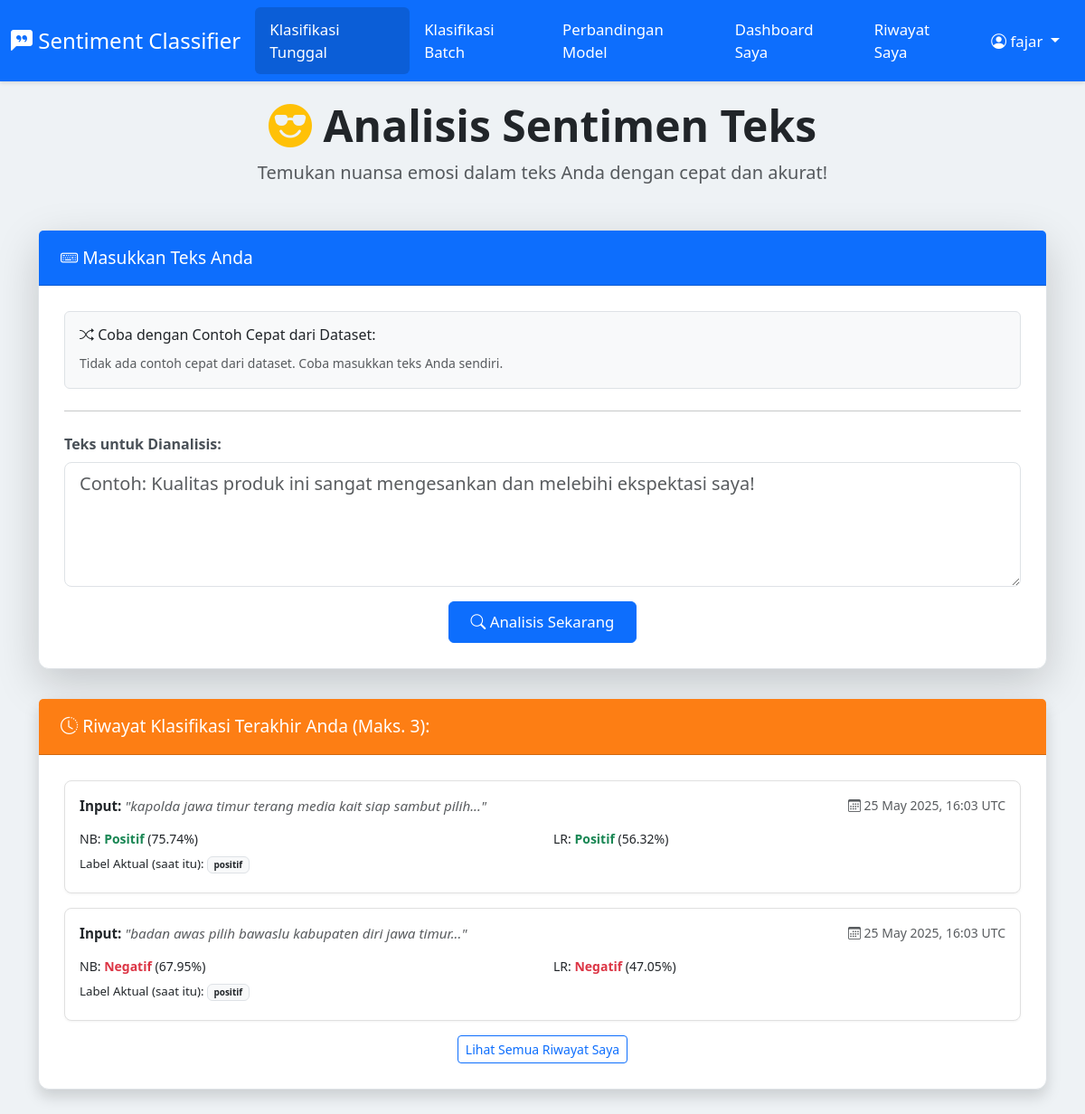
The app's page / (signed in) with its own data.
### app.py (models this page shows, shortened)
class User(UserMixin, db.Model):
    __tablename__ = 'user'
    id = db.Column(db.Integer, primary_key=True)
    username = db.Column(db.String(80), unique=True, nullable=False)
    password_hash = db.Column(db.String(256), nullable=False)
    histories = db.relationship('History', backref='author', lazy='dynamic')

class History(db.Model):
    __tablename__ = 'history'
    id = db.Column(db.Integer, primary_key=True)
    timestamp = db.Column(db.DateTime, nullable=False, default=datetime.utcnow)
    input_text = db.Column(db.Text, nullable=False)
    naive_bayes_label = db.Column(db.String(50))
    naive_bayes_probability = db.Column(db.String(10))
    naive_bayes_all_probs = db.Column(db.Text)
    naive_bayes_accuracy = db.Column(db.String(10))
    logistic_regression_label = db.Column(db.String(50))
    logistic_regression_probability = db.Column(db.String(10))
    logistic_regression_all_probs = db.Column(db.Text)
    logistic_regression_accuracy = db.Column(db.String(10))
    actual_label_retrieved = db.Column(db.String(100))
    user_id = db.Column(db.Integer, db.ForeignKey('user.id'), nullable=False)

### app.py (the view)
@app.route('/')
def home():
    history_preview = []
    if current_user.is_authenticated:
        history_preview = History.query.filter_by(user_id=current_user.id)\
                                     .order_by(History.timestamp.desc())\
                                     .limit(3).all()
    else:
        session_history = session.get(HISTORY_SESSION_KEY, [])
        history_preview = session_history[-3:][::-1]
    quick_examples_data = get_quick_examples_from_dataset()
    return render_template('index.html',
                           history=history_preview,
                           quick_examples=quick_examples_data)

### app.py (called while the page is built)
@login_manager.user_loader
def load_user(user_id):
    return User.query.get(int(user_id))

### templates/index.html (shortened to what this page needs)
<!DOCTYPE html>
<html lang="id">
<head>
    <link href="https://cdn.jsdelivr.net/npm/bootstrap@5.3.0-alpha1/dist/css/bootstrap.min.css" rel="stylesheet" />
    <link rel="stylesheet" href="https://cdn.jsdelivr.net/npm/bootstrap-icons@1.10.5/font/bootstrap-icons.css" />
</head>
<body>
    <nav class="navbar navbar-expand-lg navbar-dark">
      <div class="container-fluid">
        <a class="navbar-brand" href="{{ url_for('home') }}"><i class="bi bi-chat-left-quote-fill"></i> Sentiment Classifier</a>
        <div class="collapse navbar-collapse" id="navbarNav">
          <ul class="navbar-nav me-auto mb-2 mb-lg-0">
            <li class="nav-item">
              <a class="nav-link {% if request.endpoint == 'home' %}active{% endif %}" href="{{ url_for('home') }}">Klasifikasi Tunggal</a>
            </li>
            <li class="nav-item">
              <a class="nav-link {% if request.endpoint == 'klasifikasi_batch_route' %}active{% endif %}" href="{{ url_for('klasifikasi_batch_route') }}">Klasifikasi Batch</a>
            </li>
            <li class="nav-item">
              <a class="nav-link {% if request.endpoint == 'model_comparison_view' %}active{% endif %}" href="{{ url_for('model_comparison_view') }}">Perbandingan Model</a>
            </li>
            {% if current_user.is_authenticated %}
            <li class="nav-item"> <a class="nav-link {% if request.endpoint == 'dashboard_route' %}active{% endif %}" href="{{ url_for('dashboard_route') }}">Dashboard Saya</a>
            </li>
            <li class="nav-item">
              <a class="nav-link {% if request.endpoint == 'classification_history_view' %}active{% endif %}" href="{{ url_for('classification_history_view') }}">Riwayat Saya</a>
            </li>
            {% endif %}
          </ul>
          <ul class="navbar-nav ms-auto">
            {% if current_user.is_authenticated %}
              <li class="nav-item dropdown">
                <a class="nav-link dropdown-toggle" href="#" id="navbarDropdownUser" role="button" data-bs-toggle="dropdown" aria-expanded="false">
                  <i class="bi bi-person-circle"></i> {{ current_user.username }}
                </a>
              </li>
            {% endif %}
          </ul>
        </div>
      </div>
    </nav>
    <div class="container content-wrapper">
        <div class="text-center mb-5">
            <h1 class="display-5 fw-bold"><i class="bi bi-emoji-sunglasses-fill text-warning"></i> Analisis Sentimen Teks</h1>
            <p class="lead text-muted">Temukan nuansa emosi dalam teks Anda dengan cepat dan akurat!</p>
        </div>
        <div class="card shadow-lg">
            <div class="card-header">
                <i class="bi bi-keyboard"></i> Masukkan Teks Anda
            </div>
            <div class="card-body">
                <div class="mb-4 p-3 bg-light border rounded">
                    <h6 class="mb-2 text-dark"><i class="bi bi-shuffle"></i> Coba dengan Contoh Cepat dari Dataset:</h6>
                    {% if quick_examples %}
                        <div class="d-flex flex-wrap gap-2">
                            {% for example in quick_examples %}
                                {% set btn_class = 'btn-outline-secondary' %}
                                {% set icon_class = 'bi-chat-dots' %}
                                {% if example.label == 'positif' %}{% set btn_class = 'btn-outline-success' %}{% set icon_class = 'bi-hand-thumbs-up' %}
                                {% elif example.label == 'negatif' %}{% set btn_class = 'btn-outline-danger' %}{% set icon_class = 'bi-hand-thumbs-down' %}
                                {% endif %}
                                <button type="button"
                                        class="btn {{ btn_class }} btn-sm quick-text-btn"
                                        title="Sentimen aktual dari dataset: {{ example.label | title }}"
                                        data-fulltext="{{ example.text }}">
                                    <i class="bi {{ icon_class }}"></i> {{ example.text | truncate(40) }}
                                </button>
                            {% endfor %}
                        </div>
                    {% else %}
                        <p class="text-muted mb-0"><small>Tidak ada contoh cepat dari dataset. Coba masukkan teks Anda sendiri.</small></p>
                    {% endif %}
                </div>
                <hr class="mb-4">
                <form method="POST" action="{{ url_for('classify_text_input_route') }}">
                    <div class="mb-3">
                      <label for="text_input_id" class="form-label"><strong>Teks untuk Dianalisis:</strong></label>
                      <textarea class="form-control form-control-lg" id="text_input_id" name="text_input" rows="4" required placeholder="Contoh: Kualitas produk ini sangat mengesankan dan melebihi ekspektasi saya!">{{ last_input_text if last_input_text else '' }}</textarea>
                    </div>
                    <div class="text-center">
                        <button type="submit" class="btn btn-primary btn-lg">
                            <i class="bi bi-search"></i> Analisis Sekarang
                        </button>
                    </div>
                </form>
            </div>
        </div>
        {% if history and not last_input_text and (current_user.is_authenticated or history|length > 0) %}
        <div class="card history-card mt-4 shadow">
            <div class="card-header">
                <i class="bi bi-clock-history"></i>
                {% if current_user.is_authenticated %}
                    Riwayat Klasifikasi Terakhir Anda (Maks. 3):
                {% else %}
                    Riwayat Sesi Ini (Maks. 3):
                {% endif %}
            </div>
            <div class="card-body">
                {% if history %}
                    {% for item in history %}
                    <div class="history-item">
                        <div class="d-flex justify-content-between">
                            <p class="mb-1"><strong>Input:</strong> <em class="text-muted">"{{ item.input_text | truncate(60) }}"</em></p>
                            <small class="text-muted">
                                <i class="bi bi-calendar3"></i>
                                {% if item.timestamp %}
                                    {% if current_user.is_authenticated %}
                                        {{ item.timestamp.strftime('%d %b %Y, %H:%M') }} UTC
                                    {% else %}
                                        {{ item.timestamp.split(' ')[0] }}
                                    {% endif %}
                                {% else %}
                                    N/A
                                {% endif %}
                            </small>
                        </div>
                        <div class="row mt-2">
                            <div class="col-sm-6">
                                <small>NB: <strong class="{% if item.naive_bayes_label == 'positif' %}text-positif{% elif item.naive_bayes_label == 'negatif' %}text-negatif{% else %}text-netral{% endif %}">{{ item.naive_bayes_label | title }}</strong>
                                {% if item.naive_bayes_probability %}({{ item.naive_bayes_probability }}){% endif %}</small>
                            </div>
                            <div class="col-sm-6">
                                <small>LR: <strong class="{% if item.logistic_regression_label == 'positif' %}text-positif{% elif item.logistic_regression_label == 'negatif' %}text-negatif{% else %}text-netral{% endif %}">{{ item.logistic_regression_label | title }}</strong>
                                {% if item.logistic_regression_probability %}({{ item.logistic_regression_probability }}){% endif %}</small>
                            </div>
                        </div>
                        {% if item.actual_label_retrieved and item.actual_label_retrieved not in ["N/A (Dataframe Error)", "Data tidak ditemukan di CSV"] %}
                        <p class="mt-1"><small>Label Aktual (saat itu): <span class="badge bg-light text-dark border">{{ item.actual_label_retrieved }}</span></small></p>
                        {% endif %}
                    </div>
                    {% endfor %}
                    {% if current_user.is_authenticated and history|length > 0 %}
                    <div class="text-center mt-3">
                        <a href="{{ url_for('classification_history_view') }}" class="btn btn-outline-primary btn-sm">Lihat Semua Riwayat Saya</a>
                    </div>
                    {% endif %}
                {% else %}
                    {% if current_user.is_authenticated %}
                    <p class="text-center text-muted">Belum ada riwayat klasifikasi untuk Anda.</p>
                    {% else %}
                     <p class="text-center text-muted">Belum ada riwayat. <a href="{{ url_for('login_route') }}">Login</a> untuk menyimpan riwayat pribadi Anda.</p>
                    {% endif %}
                {% endif %}
            </div>
        </div>
        {% endif %}
    </div>
</body>
</html>

### templates/index.html (style rules this page uses)
body { font-family: 'Segoe UI', Tahoma, Geneva, Verdana, sans-serif; background-color: #eef2f5; padding-top: 70px; }
.navbar { background-color: #0d6efd !important; box-shadow: 0 2px 4px rgba(0,0,0,0.1); position: fixed; top: 0; width: 100%; z-index: 1030; }
.navbar .navbar-brand, .navbar .navbar-nav .nav-link { color: white !important; }
.navbar .navbar-brand { font-size: 1.5rem; font-weight: 500; }
.navbar .navbar-nav .nav-link { font-size: 1.05rem; padding: 0.75rem 1rem; border-radius: 0.375rem; transition: background-color 0.2s ease-in-out; }
.navbar .navbar-nav .nav-link:hover, .navbar .navbar-nav .nav-link.active { background-color: #0b5ed7; }
.content-wrapper { padding-top: 2.5rem; padding-bottom: 2.5rem; }
.card { border: 1px solid #dee2e6; border-radius: 0.75rem; box-shadow: 0 0.5rem 1rem rgba(0,0,0,0.1); margin-bottom: 2rem; }
.card-header { background-color: #0d6efd; color: white; font-weight: 500; font-size: 1.2rem; border-top-left-radius: 0.75rem; border-top-right-radius: 0.75rem; padding: 1rem 1.5rem; }
.card-body { padding: 1.75rem; }
.form-label { font-weight: 500; color: #495057; }
.btn-primary { background-color: #0d6efd; border-color: #0d6efd; padding: 0.6rem 1.5rem; font-size: 1.05rem; border-radius: 0.375rem; }
.text-positif { color: #198754 !important; font-weight: bold; }
.text-negatif { color: #dc3545 !important; font-weight: bold; }
.history-card .card-header { background-color: #fd7e14; }
.history-item { background-color: #ffffff; border: 1px solid #e0e0e0; padding: 1rem; border-radius: 0.5rem; margin-bottom: 1rem; box-shadow: 0 1px 3px rgba(0,0,0,0.05); }
.history-item p { margin-bottom: 0.3rem; font-size: 0.95rem; }

### records on screen
User: username "fajar"
History: input_text "kapolda jawa timur terang media kait siap sambut pilih...", timestamp "25 May 2025, 16:03", naive_bayes_label "Positif", naive_bayes_probability "75.74%", logistic_regression_label "Positif", logistic_regression_probability "56.32%", actual_label_retrieved "positif"
History: input_text "badan awas pilih bawaslu kabupaten diri jawa timur...", timestamp "25 May 2025, 16:03", naive_bayes_label "Negatif", naive_bayes_probability "67.95%", logistic_regression_label "Negatif", logistic_regression_probability "47.05%", actual_label_retrieved "positif"
